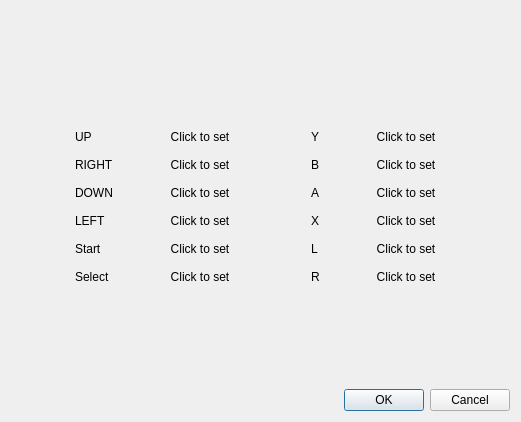
<?xml version="1.0" encoding="UTF-8"?>
<ui version="4.0">
 <class>MapButtonDialog</class>
 <widget class="QDialog" name="MapButtonDialog">
  <property name="geometry">
   <rect>
    <x>0</x>
    <y>0</y>
    <width>521</width>
    <height>422</height>
   </rect>
  </property>
  <property name="windowTitle">
   <string>Dialog</string>
  </property>
  <layout class="QVBoxLayout" name="verticalLayout_3">
   <item>
    <widget class="QLabel" name="label_13">
     <property name="text">
      <string/>
     </property>
     <property name="pixmap">
      <pixmap resource="ressources.qrc">:/img/Skins/Default/snes.png</pixmap>
     </property>
     <property name="alignment">
      <set>Qt::AlignCenter</set>
     </property>
    </widget>
   </item>
   <item>
    <spacer name="verticalSpacer_2">
     <property name="orientation">
      <enum>Qt::Vertical</enum>
     </property>
     <property name="sizeHint" stdset="0">
      <size>
       <width>20</width>
       <height>40</height>
      </size>
     </property>
    </spacer>
   </item>
   <item>
    <layout class="QHBoxLayout" name="horizontalLayout_13">
     <item>
      <spacer name="horizontalSpacer_14">
       <property name="orientation">
        <enum>Qt::Horizontal</enum>
       </property>
       <property name="sizeHint" stdset="0">
        <size>
         <width>40</width>
         <height>20</height>
        </size>
       </property>
      </spacer>
     </item>
     <item>
      <layout class="QVBoxLayout" name="verticalLayout_2">
       <item>
        <layout class="QHBoxLayout" name="horizontalLayout">
         <item>
          <widget class="QLabel" name="label">
           <property name="text">
            <string>UP</string>
           </property>
          </widget>
         </item>
         <item>
          <spacer name="horizontalSpacer_7">
           <property name="orientation">
            <enum>Qt::Horizontal</enum>
           </property>
           <property name="sizeHint" stdset="0">
            <size>
             <width>40</width>
             <height>20</height>
            </size>
           </property>
          </spacer>
         </item>
         <item>
          <widget class="QPushButton" name="upButton">
           <property name="text">
            <string>Click to set</string>
           </property>
           <property name="checkable">
            <bool>false</bool>
           </property>
           <property name="flat">
            <bool>true</bool>
           </property>
           <attribute name="buttonGroup">
            <string notr="true">mappingButtonGroup</string>
           </attribute>
          </widget>
         </item>
        </layout>
       </item>
       <item>
        <layout class="QHBoxLayout" name="horizontalLayout_2">
         <item>
          <widget class="QLabel" name="label_2">
           <property name="text">
            <string>RIGHT</string>
           </property>
          </widget>
         </item>
         <item>
          <spacer name="horizontalSpacer_8">
           <property name="orientation">
            <enum>Qt::Horizontal</enum>
           </property>
           <property name="sizeHint" stdset="0">
            <size>
             <width>40</width>
             <height>20</height>
            </size>
           </property>
          </spacer>
         </item>
         <item>
          <widget class="QPushButton" name="rightButton">
           <property name="text">
            <string>Click to set</string>
           </property>
           <property name="checkable">
            <bool>false</bool>
           </property>
           <property name="flat">
            <bool>true</bool>
           </property>
           <attribute name="buttonGroup">
            <string notr="true">mappingButtonGroup</string>
           </attribute>
          </widget>
         </item>
        </layout>
       </item>
       <item>
        <layout class="QHBoxLayout" name="horizontalLayout_3">
         <item>
          <widget class="QLabel" name="label_3">
           <property name="text">
            <string>DOWN</string>
           </property>
          </widget>
         </item>
         <item>
          <spacer name="horizontalSpacer_9">
           <property name="orientation">
            <enum>Qt::Horizontal</enum>
           </property>
           <property name="sizeHint" stdset="0">
            <size>
             <width>40</width>
             <height>20</height>
            </size>
           </property>
          </spacer>
         </item>
         <item>
          <widget class="QPushButton" name="downButton">
           <property name="text">
            <string>Click to set</string>
           </property>
           <property name="checkable">
            <bool>false</bool>
           </property>
           <property name="flat">
            <bool>true</bool>
           </property>
           <attribute name="buttonGroup">
            <string notr="true">mappingButtonGroup</string>
           </attribute>
          </widget>
         </item>
        </layout>
       </item>
       <item>
        <layout class="QHBoxLayout" name="horizontalLayout_4">
         <item>
          <widget class="QLabel" name="label_4">
           <property name="text">
            <string>LEFT</string>
           </property>
          </widget>
         </item>
         <item>
          <spacer name="horizontalSpacer_10">
           <property name="orientation">
            <enum>Qt::Horizontal</enum>
           </property>
           <property name="sizeHint" stdset="0">
            <size>
             <width>40</width>
             <height>20</height>
            </size>
           </property>
          </spacer>
         </item>
         <item>
          <widget class="QPushButton" name="leftButton">
           <property name="text">
            <string>Click to set</string>
           </property>
           <property name="checkable">
            <bool>false</bool>
           </property>
           <property name="flat">
            <bool>true</bool>
           </property>
           <attribute name="buttonGroup">
            <string notr="true">mappingButtonGroup</string>
           </attribute>
          </widget>
         </item>
        </layout>
       </item>
       <item>
        <layout class="QHBoxLayout" name="horizontalLayout_5">
         <item>
          <widget class="QLabel" name="label_5">
           <property name="text">
            <string>Start</string>
           </property>
          </widget>
         </item>
         <item>
          <spacer name="horizontalSpacer_11">
           <property name="orientation">
            <enum>Qt::Horizontal</enum>
           </property>
           <property name="sizeHint" stdset="0">
            <size>
             <width>40</width>
             <height>20</height>
            </size>
           </property>
          </spacer>
         </item>
         <item>
          <widget class="QPushButton" name="startButton">
           <property name="text">
            <string>Click to set</string>
           </property>
           <property name="checkable">
            <bool>false</bool>
           </property>
           <property name="flat">
            <bool>true</bool>
           </property>
           <attribute name="buttonGroup">
            <string notr="true">mappingButtonGroup</string>
           </attribute>
          </widget>
         </item>
        </layout>
       </item>
       <item>
        <layout class="QHBoxLayout" name="horizontalLayout_6">
         <item>
          <widget class="QLabel" name="label_6">
           <property name="text">
            <string>Select</string>
           </property>
          </widget>
         </item>
         <item>
          <spacer name="horizontalSpacer_12">
           <property name="orientation">
            <enum>Qt::Horizontal</enum>
           </property>
           <property name="sizeHint" stdset="0">
            <size>
             <width>40</width>
             <height>20</height>
            </size>
           </property>
          </spacer>
         </item>
         <item>
          <widget class="QPushButton" name="selectButton">
           <property name="text">
            <string>Click to set</string>
           </property>
           <property name="checkable">
            <bool>false</bool>
           </property>
           <property name="flat">
            <bool>true</bool>
           </property>
           <attribute name="buttonGroup">
            <string notr="true">mappingButtonGroup</string>
           </attribute>
          </widget>
         </item>
        </layout>
       </item>
      </layout>
     </item>
     <item>
      <spacer name="horizontalSpacer_3">
       <property name="orientation">
        <enum>Qt::Horizontal</enum>
       </property>
       <property name="sizeHint" stdset="0">
        <size>
         <width>40</width>
         <height>20</height>
        </size>
       </property>
      </spacer>
     </item>
     <item>
      <layout class="QVBoxLayout" name="verticalLayout">
       <item>
        <layout class="QHBoxLayout" name="horizontalLayout_7">
         <item>
          <widget class="QLabel" name="label_7">
           <property name="text">
            <string>Y</string>
           </property>
          </widget>
         </item>
         <item>
          <spacer name="horizontalSpacer">
           <property name="orientation">
            <enum>Qt::Horizontal</enum>
           </property>
           <property name="sizeHint" stdset="0">
            <size>
             <width>40</width>
             <height>20</height>
            </size>
           </property>
          </spacer>
         </item>
         <item>
          <widget class="QPushButton" name="yButton">
           <property name="text">
            <string>Click to set</string>
           </property>
           <property name="checkable">
            <bool>false</bool>
           </property>
           <property name="flat">
            <bool>true</bool>
           </property>
           <attribute name="buttonGroup">
            <string notr="true">mappingButtonGroup</string>
           </attribute>
          </widget>
         </item>
        </layout>
       </item>
       <item>
        <layout class="QHBoxLayout" name="horizontalLayout_8">
         <item>
          <widget class="QLabel" name="label_8">
           <property name="text">
            <string>B</string>
           </property>
          </widget>
         </item>
         <item>
          <spacer name="horizontalSpacer_2">
           <property name="orientation">
            <enum>Qt::Horizontal</enum>
           </property>
           <property name="sizeHint" stdset="0">
            <size>
             <width>40</width>
             <height>20</height>
            </size>
           </property>
          </spacer>
         </item>
         <item>
          <widget class="QPushButton" name="bButton">
           <property name="text">
            <string>Click to set</string>
           </property>
           <property name="checkable">
            <bool>false</bool>
           </property>
           <property name="flat">
            <bool>true</bool>
           </property>
           <attribute name="buttonGroup">
            <string notr="true">mappingButtonGroup</string>
           </attribute>
          </widget>
         </item>
        </layout>
       </item>
       <item>
        <layout class="QHBoxLayout" name="horizontalLayout_9">
         <item>
          <widget class="QLabel" name="label_9">
           <property name="text">
            <string>A</string>
           </property>
          </widget>
         </item>
         <item>
          <spacer name="horizontalSpacer_13">
           <property name="orientation">
            <enum>Qt::Horizontal</enum>
           </property>
           <property name="sizeHint" stdset="0">
            <size>
             <width>40</width>
             <height>20</height>
            </size>
           </property>
          </spacer>
         </item>
         <item>
          <widget class="QPushButton" name="aButton">
           <property name="text">
            <string>Click to set</string>
           </property>
           <property name="checkable">
            <bool>false</bool>
           </property>
           <property name="flat">
            <bool>true</bool>
           </property>
           <attribute name="buttonGroup">
            <string notr="true">mappingButtonGroup</string>
           </attribute>
          </widget>
         </item>
        </layout>
       </item>
       <item>
        <layout class="QHBoxLayout" name="horizontalLayout_10">
         <item>
          <widget class="QLabel" name="label_10">
           <property name="text">
            <string>X</string>
           </property>
          </widget>
         </item>
         <item>
          <spacer name="horizontalSpacer_4">
           <property name="orientation">
            <enum>Qt::Horizontal</enum>
           </property>
           <property name="sizeHint" stdset="0">
            <size>
             <width>40</width>
             <height>20</height>
            </size>
           </property>
          </spacer>
         </item>
         <item>
          <widget class="QPushButton" name="xButton">
           <property name="text">
            <string>Click to set</string>
           </property>
           <property name="checkable">
            <bool>false</bool>
           </property>
           <property name="flat">
            <bool>true</bool>
           </property>
           <attribute name="buttonGroup">
            <string notr="true">mappingButtonGroup</string>
           </attribute>
          </widget>
         </item>
        </layout>
       </item>
       <item>
        <layout class="QHBoxLayout" name="horizontalLayout_11">
         <item>
          <widget class="QLabel" name="label_11">
           <property name="text">
            <string>L</string>
           </property>
          </widget>
         </item>
         <item>
          <spacer name="horizontalSpacer_5">
           <property name="orientation">
            <enum>Qt::Horizontal</enum>
           </property>
           <property name="sizeHint" stdset="0">
            <size>
             <width>40</width>
             <height>20</height>
            </size>
           </property>
          </spacer>
         </item>
         <item>
          <widget class="QPushButton" name="lButton">
           <property name="text">
            <string>Click to set</string>
           </property>
           <property name="checkable">
            <bool>false</bool>
           </property>
           <property name="flat">
            <bool>true</bool>
           </property>
           <attribute name="buttonGroup">
            <string notr="true">mappingButtonGroup</string>
           </attribute>
          </widget>
         </item>
        </layout>
       </item>
       <item>
        <layout class="QHBoxLayout" name="horizontalLayout_12">
         <item>
          <widget class="QLabel" name="label_12">
           <property name="text">
            <string>R</string>
           </property>
          </widget>
         </item>
         <item>
          <spacer name="horizontalSpacer_6">
           <property name="orientation">
            <enum>Qt::Horizontal</enum>
           </property>
           <property name="sizeHint" stdset="0">
            <size>
             <width>40</width>
             <height>20</height>
            </size>
           </property>
          </spacer>
         </item>
         <item>
          <widget class="QPushButton" name="rButton">
           <property name="text">
            <string>Click to set</string>
           </property>
           <property name="checkable">
            <bool>false</bool>
           </property>
           <property name="flat">
            <bool>true</bool>
           </property>
           <attribute name="buttonGroup">
            <string notr="true">mappingButtonGroup</string>
           </attribute>
          </widget>
         </item>
        </layout>
       </item>
      </layout>
     </item>
     <item>
      <spacer name="horizontalSpacer_15">
       <property name="orientation">
        <enum>Qt::Horizontal</enum>
       </property>
       <property name="sizeHint" stdset="0">
        <size>
         <width>40</width>
         <height>20</height>
        </size>
       </property>
      </spacer>
     </item>
    </layout>
   </item>
   <item>
    <spacer name="verticalSpacer">
     <property name="orientation">
      <enum>Qt::Vertical</enum>
     </property>
     <property name="sizeHint" stdset="0">
      <size>
       <width>20</width>
       <height>40</height>
      </size>
     </property>
    </spacer>
   </item>
   <item>
    <widget class="QDialogButtonBox" name="buttonBox">
     <property name="orientation">
      <enum>Qt::Horizontal</enum>
     </property>
     <property name="standardButtons">
      <set>QDialogButtonBox::Cancel|QDialogButtonBox::Ok</set>
     </property>
    </widget>
   </item>
  </layout>
 </widget>
 <resources>
  <include location="ressources.qrc"/>
 </resources>
 <connections>
  <connection>
   <sender>buttonBox</sender>
   <signal>accepted()</signal>
   <receiver>MapButtonDialog</receiver>
   <slot>accept()</slot>
   <hints>
    <hint type="sourcelabel">
     <x>248</x>
     <y>254</y>
    </hint>
    <hint type="destinationlabel">
     <x>157</x>
     <y>274</y>
    </hint>
   </hints>
  </connection>
  <connection>
   <sender>buttonBox</sender>
   <signal>rejected()</signal>
   <receiver>MapButtonDialog</receiver>
   <slot>reject()</slot>
   <hints>
    <hint type="sourcelabel">
     <x>316</x>
     <y>260</y>
    </hint>
    <hint type="destinationlabel">
     <x>286</x>
     <y>274</y>
    </hint>
   </hints>
  </connection>
 </connections>
 <buttongroups>
  <buttongroup name="mappingButtonGroup">
   <property name="exclusive">
    <bool>true</bool>
   </property>
  </buttongroup>
 </buttongroups>
</ui>
